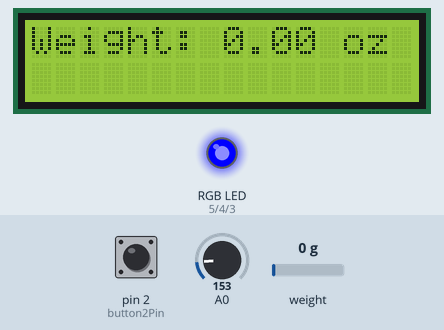
This sketch was run on a simulated Arduino Uno, built with avr-gcc and run on an emulated ATmega328P. Parts: 16×2 character LCD, an RGB LED mixed from three pins (HIGH = lit). The test bench sets the inputs (shaded band); at power-on: pin 2 (button2Pin) LOW, weight on the scale 0 g, A0 = 153. What the sketch prints to the serial monitor is not drawn.

Above: at 3.6 s.
3.7 s: pin 2 (button2Pin) pulled HIGH for 0.15 s
At 4.9 s:
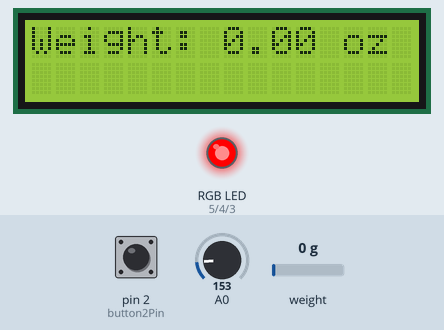
5.3 s: pin 2 (button2Pin) pulled HIGH for 1 s
At 6.1 s:
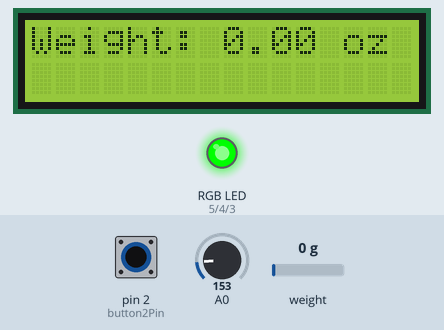
7.8 s: pin 2 (button2Pin) pulled HIGH for 0.15 s
At 9.0 s:
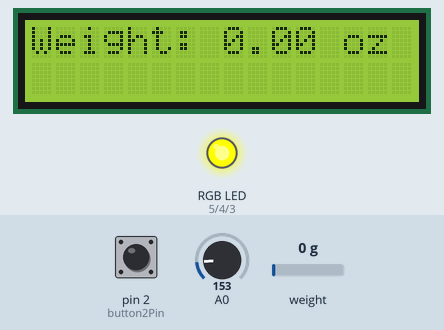
9.4 s: weight on the scale set to 100 g
At 10.6 s:
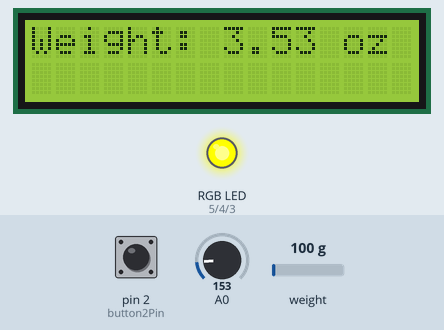
10.9 s: weight on the scale set to 1250 g
At 12.4 s:
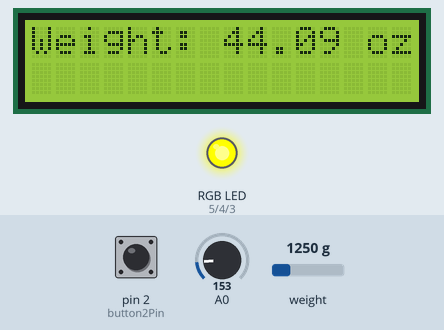
12.9 s: weight on the scale set to 100 g
At 14.1 s:
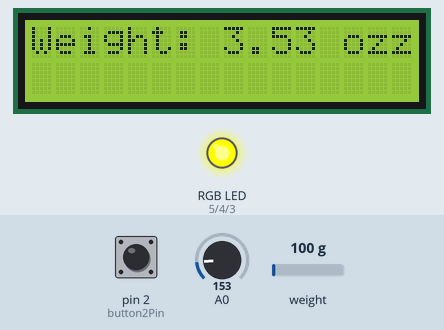
Timing chart, 0 to 15.9 s (numbered marks = the images above; inputs shaded):
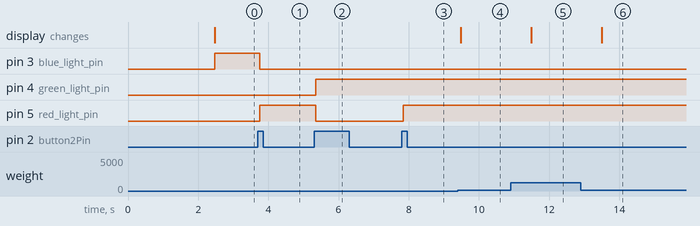

Measured:
- after the input at 3.7 s, pin 3 (blue_light_pin): HIGH → LOW after 0.05 s; pin 5 (red_light_pin): LOW → HIGH after 0.05 s
- after the input at 5.3 s, pin 4 (green_light_pin): LOW → HIGH after 0.05 s; pin 5 (red_light_pin): HIGH → LOW after 0.05 s
- after the input at 7.8 s, pin 5 (red_light_pin): LOW → HIGH after 0.05 s
- after the input at 9.4 s, the display: changes after 0.09 s (image 4)
- after the input at 10.9 s, the display: changes after 0.59 s (image 5)
- after the input at 12.9 s, the display: changes after 0.60 s (image 6)

The sketch:

button_light_with_loadcell_integration.ino
```cpp
#include <LiquidCrystal.h>
#include <HX711_ADC.h>
#include <EEPROM.h>
const int HX711_dout = 6;
const int HX711_sck = 7;
HX711_ADC LoadCell(HX711_dout, HX711_sck);
const int calVal_eepromAdress = 0;
long t;

LiquidCrystal lcd(13, 12, 11, 10, 9, 8);
float voltage = 0;                          //the voltage measured from the TMP36
float degreesC = 0;
float degreesF = 0;
const int button2Pin = 2;  // pushbutton 2 pin

int buttonCnt = 0; //488.
int buttonState, prevbuttonState =0;
int red_light_pin= 5;
int green_light_pin = 4;
int blue_light_pin = 3;

void setup()
{
  // Set up the pushbutton pins to be an input:
  Serial.begin(9600);// speed at which communication occurs 9600 between board and computer.
  pinMode(button2Pin, INPUT);

  // Set up the LED pin to be an output:
  pinMode(red_light_pin, OUTPUT);
  pinMode(green_light_pin, OUTPUT);
  pinMode(blue_light_pin, OUTPUT);
  lcd.begin(16, 2);
  lcd.clear();

  LoadCell.begin();
  float calibrationValue; // calibration value (see example file "Calibration.ino")
  calibrationValue = 696.0; // uncomment this if you want to set the calibration value in the sketch
#if defined(ESP8266)|| defined(ESP32)
 // EEPROM.begin(512); // uncomment this if you use ESP8266/ESP32 and want to fetch the calibration value from eeprom
#endif
  EEPROM.get(calVal_eepromAdress, calibrationValue); // uncomment this if you want to fetch the calibration value from eeprom
  long stabilizingtime = 2000; // preciscion right after power-up can be improved by adding a few seconds of stabilizing time
  boolean _tare = true; //set this to false if you don't want tare to be performed in the next step
  LoadCell.start(stabilizingtime, _tare);
  if (LoadCell.getTareTimeoutFlag())
  {
    Serial.println("Timeout, check MCU>HX711 wiring and pin designations");
    while (1);
  }
  else
  {
    LoadCell.setCalFactor(calibrationValue); // set calibration value (float)
    Serial.println("Startup is complete");
  }

}


void loop()
{// variables to hold the pushbutton states

  // Since a pushbutton has only two states (pushed or not pushed),
  // we've run them into digital inputs. To read an input, we'll
  // use the digitalRead() function. This function takes one
  // parameter, the pin number, and returns either HIGH (5V)
  // or LOW (GND).

  // Here we'll read the current pushbutton states into
  // two variables:
   //displays the weight in 4 decimal places only for calibration
 /*
 lcd.setCursor(14,0);
 lcd.print("grams");
 if(Serial.available())
 {
   char temp = Serial.read();
   if(temp == 't' || temp == 'T')
     scale.tare();  //Reset the scale to zero
 }
 */
 static boolean newDataReady = 0;
  const int serialPrintInterval = 1000;
  if(LoadCell.update()){
    newDataReady = true;
  }
  if(newDataReady){
    if (millis() > t + serialPrintInterval) {
          float i = LoadCell.getData();
          i = i/28.35;
          newDataReady = 0;
          t = millis();
          lcd.setCursor(0, 0);                      //set the cursor to the lower left position
          lcd.print("Weight: ");
          lcd.print(i);
          lcd.print(" oz");
          newDataReady = 0;
          t = millis();
        }
  }

//old code
/*
     if(millis() > t +PrintInterval)
      float i = LoadCell.getData();
    Serial.println(i, " ");
    lcd.clear();
    delay(300);
    lcd.setCursor(0, 0);                      //set the cursor to the lower left position
    lcd.print("Weight: ");
    lcd.print(i);
    */

    //comment
  voltage = analogRead(A0) * 0.004882813;
  degreesC = (voltage - 0.5) * 100.0;
  degreesF = degreesC * (9.0 / 5.0) + 32.0;
 // delay(200);

  buttonState = digitalRead(button2Pin);
  if(buttonState != prevbuttonState){
    if(buttonState == HIGH){
      buttonCnt++;  // if button is pressed increase count
    }
    if(buttonCnt == 4){
      buttonCnt = 0; // we only have 3 states so we want to bring it back down to 0 after it hits 3 (remember index starts at 0)
    }
    delay(50); // this code executes fast, we want it to slow down a little bit so we make it wait 50 mili here
    Serial.print(buttonCnt);


  }
  prevbuttonState = buttonState; //We want to save button state so that we only iterate when button state differs.

  // Remember that if the button is being pressed, it will be
  // connected to GND. If the button is not being pressed,
  // the pullup resistor will connect it to 5 Volts.

  // So the state will be LOW when it is being pressed,
  // and HIGH when it is not being pressed.

  // Now we'll use those states to control the LED.
  // Here's what we want to do:

  // "If either button is being pressed, light up the LED"
  // "But, if BOTH buttons are being pressed, DON'T light up the LED"

  // Let's translate that into computer code. The Arduino gives you
  // special logic functions to deal with true/false logic:

  // A == B means "EQUIVALENT". This is true if both sides are the same.
  // A && B means "AND". This is true if both sides are true.
  // A || B means "OR". This is true if either side is true.
  // !A means "NOT". This makes anything after it the opposite (true or false).

  // We can use these operators to translate the above sentences
  // into logic statements (Remember that LOW means the button is
  // being pressed)

  // "If either button is being pressed, light up the LED"
  // becomes:
  // if ((button1State == LOW) || (button2State == LOW)) // light the LED

  // "If BOTH buttons are being pressed, DON'T light up the LED"
  // becomes:
  // if ((button1State == LOW) && (button2State == LOW)) // don't light the LED

  // Now let's use the above functions to combine them into one statement:

  float low, high;

  if(buttonCnt == 1) // Chicken                                                 // then...
  {
    RGB_color(255, 0, 0); // Red
    low = 8.0;
    high = 8.3;
    /*
    lcd.clear();
    lcd.setCursor(0, 0);                      //set the cursor to the top left position
    lcd.print("Degrees C: ");                 //print a label for the data
    lcd.print(degreesC);
    lcd.setCursor(0, 1);                      //set the cursor to the lower left position
    lcd.print("Red");
    */


  }
  if(buttonCnt == 0) //Bits
  {

  RGB_color(0, 0, 255); // Blue
  low = 8.0;
  high = 8.1;
  /*
  lcd.clear();
  lcd.setCursor(0, 0);                      //set the cursor to the lower left position
  lcd.print("Sensor off");
  lcd.setCursor(0, 1);                      //set the cursor to the lower left position
  lcd.print("Green");

  */

  }
   if(buttonCnt == 2) //Sweet Potatoes
  {

  RGB_color(0, 255, 0); // Green
  low = 8.0;
  high = 8.3;
  /*
  lcd.clear();
  lcd.setCursor(0, 0);                      //set the cursor to the lower left position
  lcd.print("Degrees C: ");                 //print a label for the data
  lcd.print(degreesC);
  lcd.setCursor(0, 1);                      //set the cursor to the lower left position
  lcd.print("Blue");
  */

  }
if(buttonCnt == 3) // PB                                                  // then...
  {
    RGB_color(255, 255, 0); // Yellow
    low = 8.4;
    high = 8.7;
    /*
    lcd.clear();
    lcd.setCursor(0, 0);                      //set the cursor to the lower left position
    lcd.print("Degrees F: ");                 //Print a label for the data
    lcd.print(degreesF);
    lcd.setCursor(0, 1);                      //set the cursor to the lower left position
    lcd.print("Yellow");
    */

  }

   /*
   if(low <= weight && weight <= high){ //solid range

   }
   if(low > weight){ // add more

   }
    if(high < weight){ // take out

   }*/
  // As you can see, logic operators can be combined to make
  // complex decisions!

  // Don't forget that we use = when we're assigning a value,
  // and use == when we're testing a value for equivalence.
}
void RGB_color(int red_light_value, int green_light_value, int blue_light_value)
 {
  analogWrite(red_light_pin, red_light_value);
  analogWrite(green_light_pin, green_light_value);
  analogWrite(blue_light_pin, blue_light_value);
}
```
